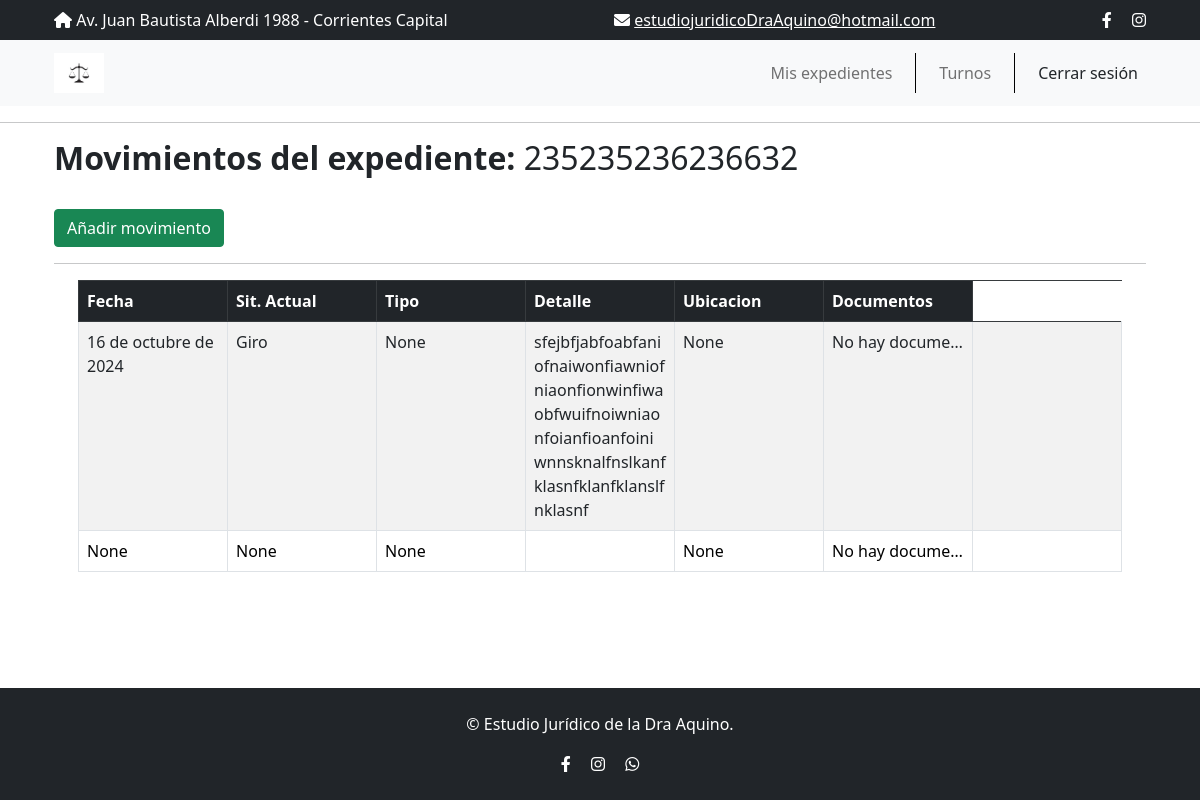
The app's page /expedientes/235235236236632/movimientos/ (signed in), older data.
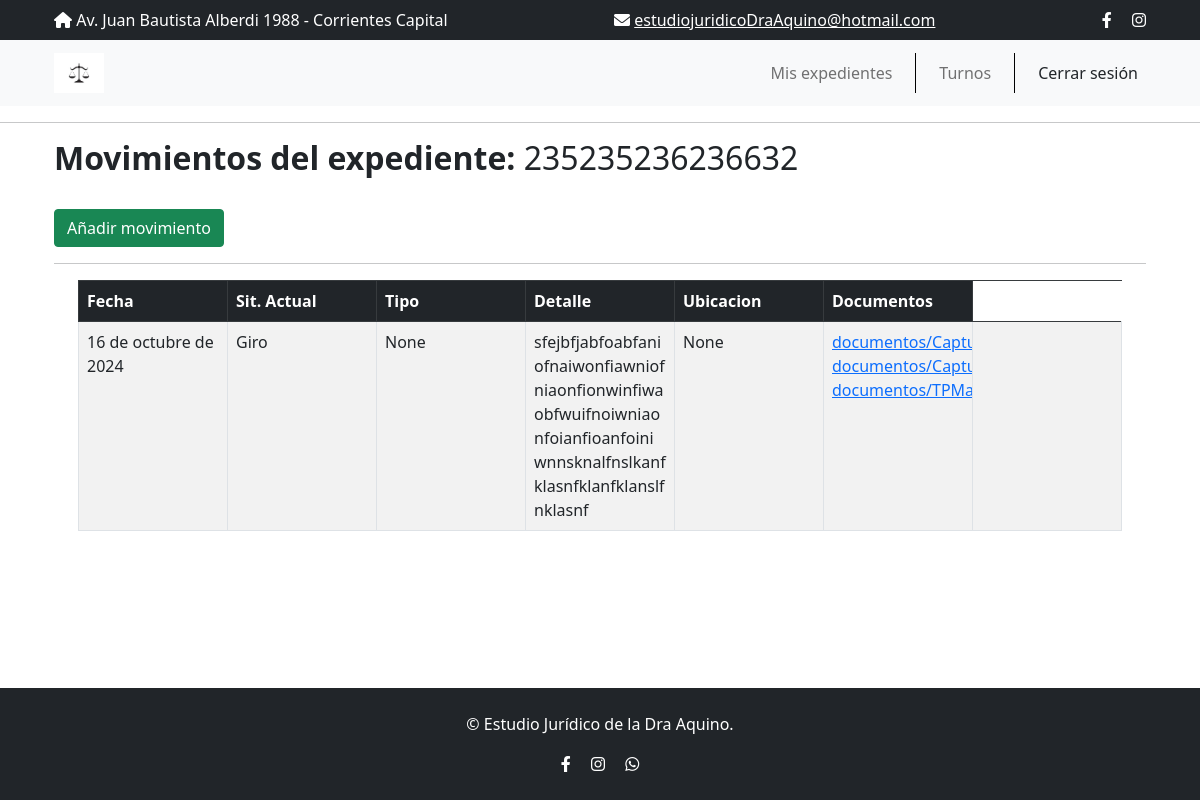
The same page, newer data.
### expedientes/models.py (models this page shows, shortened)
class Movimientos(models.Model):
    id_mov = models.AutoField(primary_key=True)
    expediente = models.ForeignKey(Expediente, on_delete=models.CASCADE)
    fecha = models.DateField(null=True, blank=True)
    sit_actual = models.CharField('Situación actual', max_length=50, choices=ESTADOS, null=True, blank=True)
    tipo = models.CharField(max_length=150, null=True, blank=True)
    detalle = models.TextField(max_length=500, null=True, blank=True)
    ubicacion = models.CharField(max_length=100, null=True, blank=True)
    class Meta:
        verbose_name_plural = 'Movimientos'

class Documentos(models.Model):
    movimiento = models.ForeignKey(Movimientos, on_delete=models.CASCADE, related_name='documentos')
    documentos = models.FileField(upload_to='documentos/', validators=[validar_tipo_archivo])

### expedientes/views.py (the view)
# urls.py: path('<str:numero_expediente>/movimientos/', ListMovimientos, name='movimientos'),
@login_required
def ListMovimientos(request, numero_expediente):
    expediente = get_object_or_404(Expediente, numero_expediente=numero_expediente)  # Filtra el expediente por su número
    movimientos = Movimientos.objects.filter(expediente=expediente)  # Filtra los movimientos del expediente
    context = {
        'expediente': expediente,
        'movimientos': movimientos,
    }
    return render(request, 'expedientes/movimientos.html', context)

### expedientes/templates/expedientes/movimientos.html (shortened to what this page needs)
{% extends "main.html" %}
{% block content %}
<h2 class="text-start"><strong>Movimientos del expediente:</strong> {{expediente.numero_expediente}}</h2>
<br>
<a href="{% url 'crear-movimiento' expediente.numero_expediente %}" class="btn btn-success">Añadir movimiento</a>
<hr>
<div class="container">
    <table class="table table-striped table-bordered">
        <thead class="table-dark">
            <tr>
                <th>Fecha</th>
                <th>Sit. Actual</th>
                <th>Tipo</th>
                <th>Detalle</th>
                <th>Ubicacion</th>
                <th>Documentos</th>
            </tr>
        </thead>
        <tbody>
            {% for movimiento in movimientos %}
            <tr>
                <td>{{ movimiento.fecha }}</td>
                <td>{{ movimiento.sit_actual }}</td>
                <td>{{ movimiento.tipo }}</td>
                <td class="detalle-columna">{{ movimiento.detalle }}</td>
                <td>{{ movimiento.ubicacion }}</td>
                <td class="documentos-columna">
                    {% if movimiento.documentos.exists %}
                        <ul>
                            {% for documento in movimiento.documentos.all %}
                                <li><a href="{{ documento.documentos.url }}" target="_blank">{{ documento.documentos.name }}</a></li>
                            {% endfor %}
                        </ul>
                    {% else %}
                        No hay documentos
                    {% endif %}
                </td>
                <td class="col-opciones-mov">
                </td>
            </tr>
            {% endfor %}
        </tbody>
    </table>
</div>
{% endblock content %}

Row changes from the older to the newer data that the page shows:
removed Movimientos: fecha "None", sit_actual "None", tipo "None", ubicacion "None", shows "No hay docume…"
shown differently, row unchanged: Movimientos "Giro": no longer shows "No hay docume…"
added Documentos: documentos.name "documentos/Ca…"
added Documentos: documentos.name "documentos/Ca…"
added Documentos: documentos.name "documentos/TP…"
